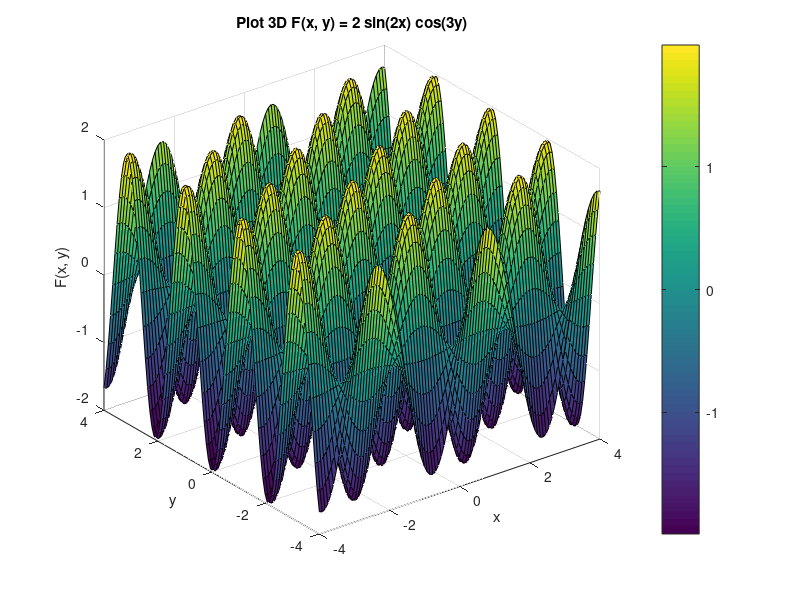
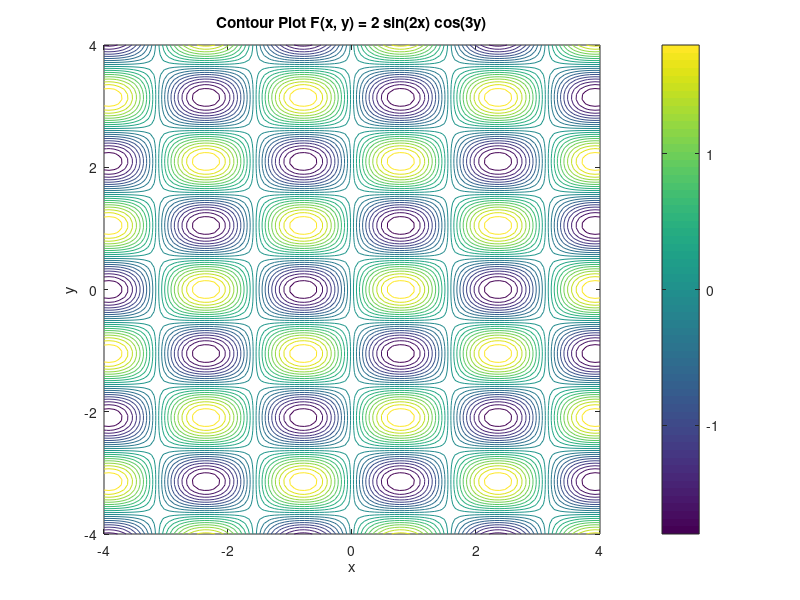
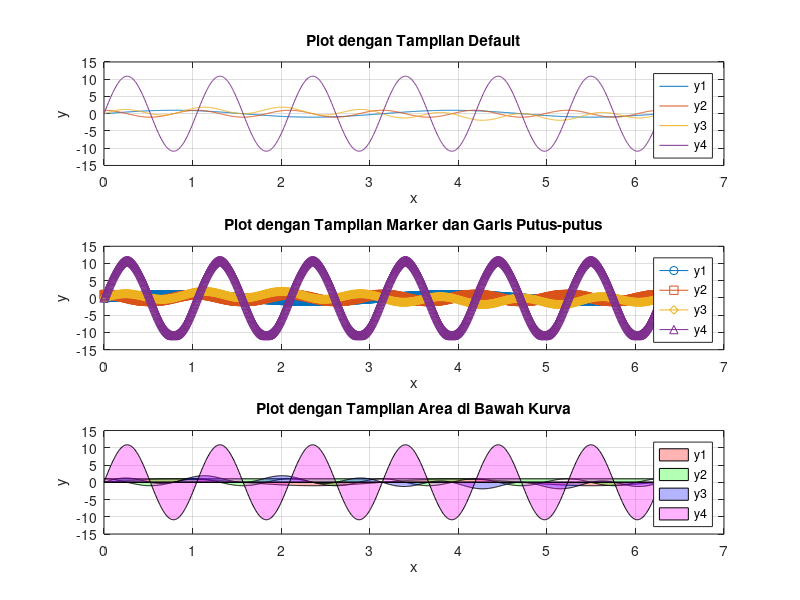

The MATLAB source for these figures, in order:
clear 
clc

disp('Nama  : Rahmad Fanhar An')
disp('Nim   : 112022064')
disp('Kelas : D')
disp('Ujian : Ujian Akhir Semester')

disp('===================================================================')
disp('===================================================================')
%Catatan : Untuk melihat hasil atau jawaban dari code yang saya buat ini
%bisa dilakukan "RUN" pada software MATLAB
%=========================================================================
%jawaban Soal No. 1
disp('Jawaban No. 1');
% Matriks A
A = [4 4 4; 3 1 2; 2 3 3];

% Matriks B
B = [4 4 4; 4 2 3; 1 1 2];

% a) Nilai eigen dari matriks A dan matriks B
eigen_A = eig(A);
eigen_B = eig(B);

% b) Nilai singular dari matriks A dan matriks B
singular_A = svd(A);
singular_B = svd(B);

% c) Matriks segitiga dari matriks A dan matriks B
triangular_A = triu(A);
triangular_B = triu(B);

% d) Matriks segitiga bawah dari matriks A dan matriks B
lower_triangular_A = tril(A);
lower_triangular_B = tril(B);

% e) Nilai maksimum dari elemen-elemen matriks A dan matriks B
max_A = max(A(:));
max_B = max(B(:));

% f) Nilai minimum dari elemen-elemen matriks A dan matriks B
min_A = min(A(:));
min_B = min(B(:));

% g) Jumlah kolom elemen-elemen matriks A dan matriks B
sum_A = sum(A);
sum_B = sum(B);

% h) Diagonal dari matriks A dan matriks B
diagonal_A = diag(A);
diagonal_B = diag(B);

% Tampilkan hasil
disp('Matriks A:')
disp(A)
disp('Matriks B:')
disp(B)

disp('a) Nilai eigen dari matriks A:');
disp(eigen_A);
disp('Nilai eigen dari matriks B:');
disp(eigen_B);

disp('b) Nilai singular dari matriks A:');
disp(singular_A);
disp('Nilai singular dari matriks B:');
disp(singular_B);

disp('c) Matriks segitiga dari matriks A:');
disp(triangular_A);
disp('Matriks segitiga dari matriks B:');
disp(triangular_B);

disp('d) Matriks segitiga bawah dari matriks A:');
disp(lower_triangular_A);
disp('Matriks segitiga bawah dari matriks B:');
disp(lower_triangular_B);

disp('e) Nilai maksimum dari elemen-elemen matriks A:');
disp(max_A);
disp('Nilai maksimum dari elemen-elemen matriks B:');
disp(max_B);

disp('f) Nilai minimum dari elemen-elemen matriks A:');
disp(min_A);
disp('Nilai minimum dari elemen-elemen matriks B:');
disp(min_B);

disp('g) Jumlah kolom elemen-elemen matriks A:');
disp(sum_A);
disp('Jumlah kolom elemen-elemen matriks B:');
disp(sum_B);

disp('h) Diagonal dari matriks A:');
disp(diagonal_A);
disp('Diagonal dari matriks B:');
disp(diagonal_B);

disp('===================================================================')
disp('===================================================================')
%=========================================================================
disp('Jawaban No.2')
%disini saya menyelesaikan persamaan liniernya dengan cara matriks

% Koefisien matriks
C = [1, 4, 7; 
     2, -1, 4; 
     4, -2, 2];

% LHS vektor
D = [100; 100; 100];

% Menyelesaikan sistem persamaan linier
sistem_persamaan_linier = linsolve(C, D);

% Tampilkan Hasil
disp('Koefisien matriks:')
disp(C)

disp('LHS Vektor:')
disp(D)

disp('Menyelesaikan sistem persamaan linier:')
disp(sistem_persamaan_linier)

disp('===================================================================')
disp('===================================================================')
%=========================================================================
disp('Jawaban No.3A (di grafik yg muncul ketika di run')
% Membuat vektor x dan y dengan batasan yang diberikan
x = linspace(-4, 4, 100);
y = linspace(-4, 4, 100);

% Membuat matriks x dan y untuk membangun grid
[X, Y] = meshgrid(x, y);

% Menghitung nilai fungsi F pada setiap titik grid
F = 2 * sin(2*X) .* cos(3*Y);

% Plot menggunakan surf
figure;
surf(X, Y, F);
title('Plot 3D F(x, y) = 2 sin(2x) cos(3y)');
xlabel('x');
ylabel('y');
zlabel('F(x, y)');
colorbar;

% Plot menggunakan contour
figure;
contour(X, Y, F, 20); % 20 adalah jumlah kontur yang ingin ditampilkan
title('Contour Plot F(x, y) = 2 sin(2x) cos(3y)');
xlabel('x');
ylabel('y');
colorbar;

disp('===================================================================')
disp('===================================================================')
%=========================================================================
disp('Jawaban No.3B (di grafik yg muncul ketika di run')
% Menentukan rentang x
x = linspace(0, 2*pi, 1000);

% Menghitung nilai fungsi untuk setiap x
y1 = sin(2*x);
y2 = cos(6*x);
y3 = 2*cos(3*x).*sin(4*x);
y4 = 4*exp(1)*sin(6*x);

% Membuat plot dalam satu gambar dengan tiga cara tampilan yang berbeda
figure;

% Plot pertama dengan tampilan garis solid (default)
subplot(3,1,1);
plot(x, y1, x, y2, x, y3, x, y4);
title('Plot dengan Tampilan Default');
legend('y1', 'y2', 'y3', 'y4');
xlabel('x');
ylabel('y');
grid on;

% Plot kedua dengan tampilan marker dan garis putus-putus
subplot(3,1,2);
plot(x, y1, '-o', x, y2, '-s', x, y3, '-d', x, y4, '-^');
title('Plot dengan Tampilan Marker dan Garis Putus-putus');
legend('y1', 'y2', 'y3', 'y4');
xlabel('x');
ylabel('y');
grid on;

% Plot ketiga dengan tampilan area di bawah kurva
subplot(3,1,3);
fill(x, y1, 'r', x, y2, 'g', x, y3, 'b', x, y4, 'm', 'FaceAlpha', 0.3);
title('Plot dengan Tampilan Area di Bawah Kurva');
legend('y1', 'y2', 'y3', 'y4');
xlabel('x');
ylabel('y');
grid on;





